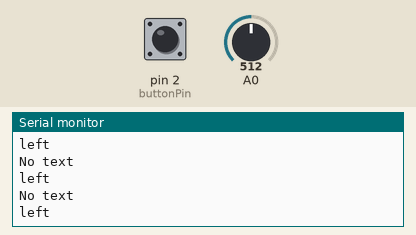
Recording of a sketch running on a simulated Arduino Uno, built with avr-gcc and run on an emulated ATmega328P. Parts: the last lines printed to the serial monitor. The test bench sets the inputs (shaded band); at power-on: A0 = 512, pin 2 (buttonPin) LOW.

Above: at 1.2 s.
1.3 s: A0 set to 792
4.3 s: A0 set to 815
At 4.8 s:
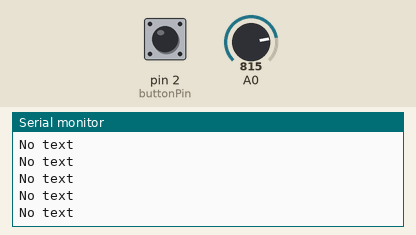
17.5 s: A0 set to 888
20.5 s: A0 set to 910
At 21.0 s:
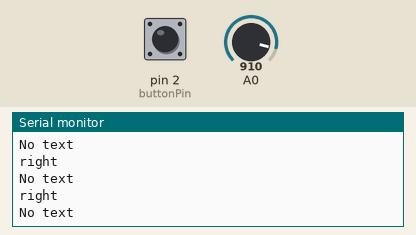

Measured:
- the behaviour switches between 799 and 800 on A0 (found by bisection; images 0 and 1)
- after the input at 20.5 s, the serial monitor: prints a new line after 0.07 s (image 2)

The sketch:

KM2.ino
```cpp
/*void loop() {
  // If the analog value is higher than 512
  if ( analogRead(A0) > 512 ) {
  Serial.println("right");

    // turn the LED on
    //digitalWrite(13, HIGH);
  }
  else if ( analogRead(A0) < 348 ) {
    Serial.println("left");
  }

  else {
    // turn the LED off
    //digitalWrite(13, LOW);
  }
}
*/
// constants won't change. They're used here to set pin numbers:
const int buttonPin = 2;     // the number of the pushbutton pin

// variables will change:
int buttonState = 0;         // variable for reading the pushbutton status

void setup() {
  //pinMode(13, OUTPUT);
  Serial.begin(9600);

  pinMode(buttonPin, INPUT);
}

void loop() {
  // read the state of the pushbutton value:
  buttonState = digitalRead(buttonPin);

  // check if the pushbutton is pressed. If it is, the buttonState is HIGH:
  if (buttonState == HIGH) {
    Serial.println("Text");
    // turn LED on:
  } else {
    Serial.println("No text");
    // turn LED off:
  }

   if ( analogRead(A0) > 900 )
   {
     Serial.println("right");
   }
    else if ( analogRead(A0) < 800 ) {
    Serial.println("left");
    }
}
```
